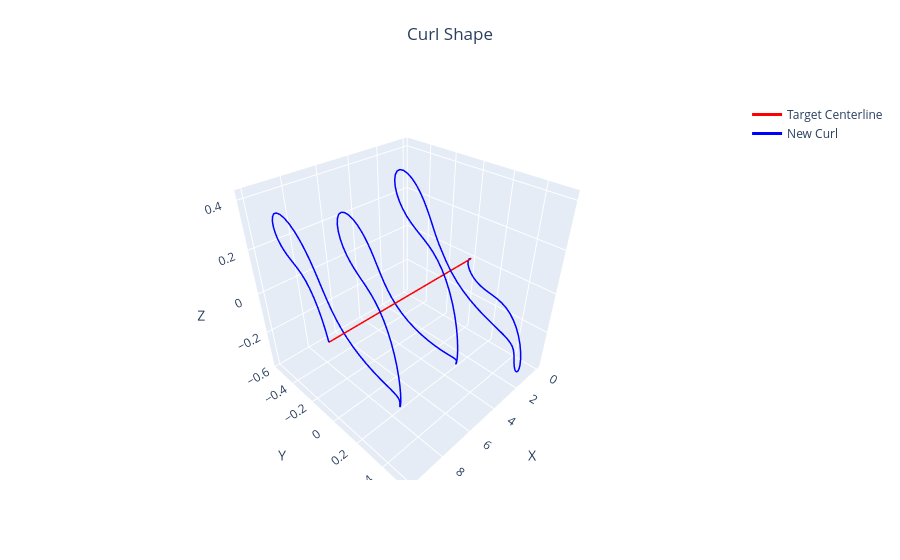

The cell this chart's notebook holds for it:
### Code cell
# I know I am simulating all of my original curls with L = 10, n_sites = 200
# Finding the scaling of the target centerline --> sampling it to match our simulated curl node # (which must be high enough already)
target_centerline = r
node_diff = target_centerline.shape[0] - deltas_vec.shape[0]

if node_diff != 0: # always resample target_centerline to have same # nodes as deltas_vec
    distances = np.cumsum(np.linalg.norm(np.diff(target_centerline, axis=0), axis=1))
    distances = np.insert(distances, 0, 0)

    n_new = len(deltas_vec)  # Same # points as helix
    new_distances = np.linspace(0, distances[-1], n_new)
    interp_func = interp1d(distances, target_centerline, axis=0, kind='linear')  # Linear interpolation
    target_centerline = interp_func(new_distances)

diff = np.diff(target_centerline, axis=0) 
distances = np.linalg.norm(diff, axis=1)
arc_length_target = np.sum(distances)
print(arc_length_target)
arc_length_original = 10
scaling_factor = (arc_length_target / arc_length_original)
print(scaling_factor)

# Normalizing target centerline to have n_sites, finding scaling factor to L arc_length of original curl
new_curl = target_centerline + deltas_vec * scaling_factor

fig = go.Figure()

# Plot each helix
fig.add_trace(go.Scatter3d(
    x=target_centerline[:, 0], y=target_centerline[:, 1], z=target_centerline[:, 2],
    mode='lines',
    line=dict(color='red', width=3),
    name=f'Target Centerline',
    showlegend=True 
))

fig.add_trace(go.Scatter3d(
    x=new_curl[:, 0], y=new_curl[:, 1], z=new_curl[:, 2],
    mode='lines',
    line=dict(color='blue', width=3),
    name=f'New Curl',
    showlegend=True 
))

fig.update_layout(
    scene=dict(
        xaxis_title='X',
        yaxis_title='Y',
        zaxis_title='Z',
    ),
    title=dict(text='Curl Shape', y=0.95, x=0.5, xanchor='center', yanchor='top'),
)

fig.show()

### Figure 1 — Plotly figure (JSON) as saved in the notebook; plotly's stock layout.template omitted (floating-point values rounded to 4 significant figures; data arrays with more than 128 entries replaced by an {"elided": "..."} marker saying what was removed)
{"data": [{"line": {"color": "red", "width": 3}, "mode": "lines", "name": "Target Centerline", "showlegend": true, "type": "scatter3d", "x": {"elided": "200 float values"}, "y": {"elided": "200 int values"}, "z": {"elided": "200 int values"}}, {"line": {"color": "blue", "width": 3}, "mode": "lines", "name": "New Curl", "showlegend": true, "type": "scatter3d", "x": {"elided": "200 float values"}, "y": {"elided": "200 float values"}, "z": {"elided": "200 float values"}}], "layout": {"scene": {"xaxis": {"title": {"text": "X"}}, "yaxis": {"title": {"text": "Y"}}, "zaxis": {"title": {"text": "Z"}}}, "title": {"text": "Curl Shape", "x": 0.5, "xanchor": "center", "y": 0.95, "yanchor": "top"}}}
